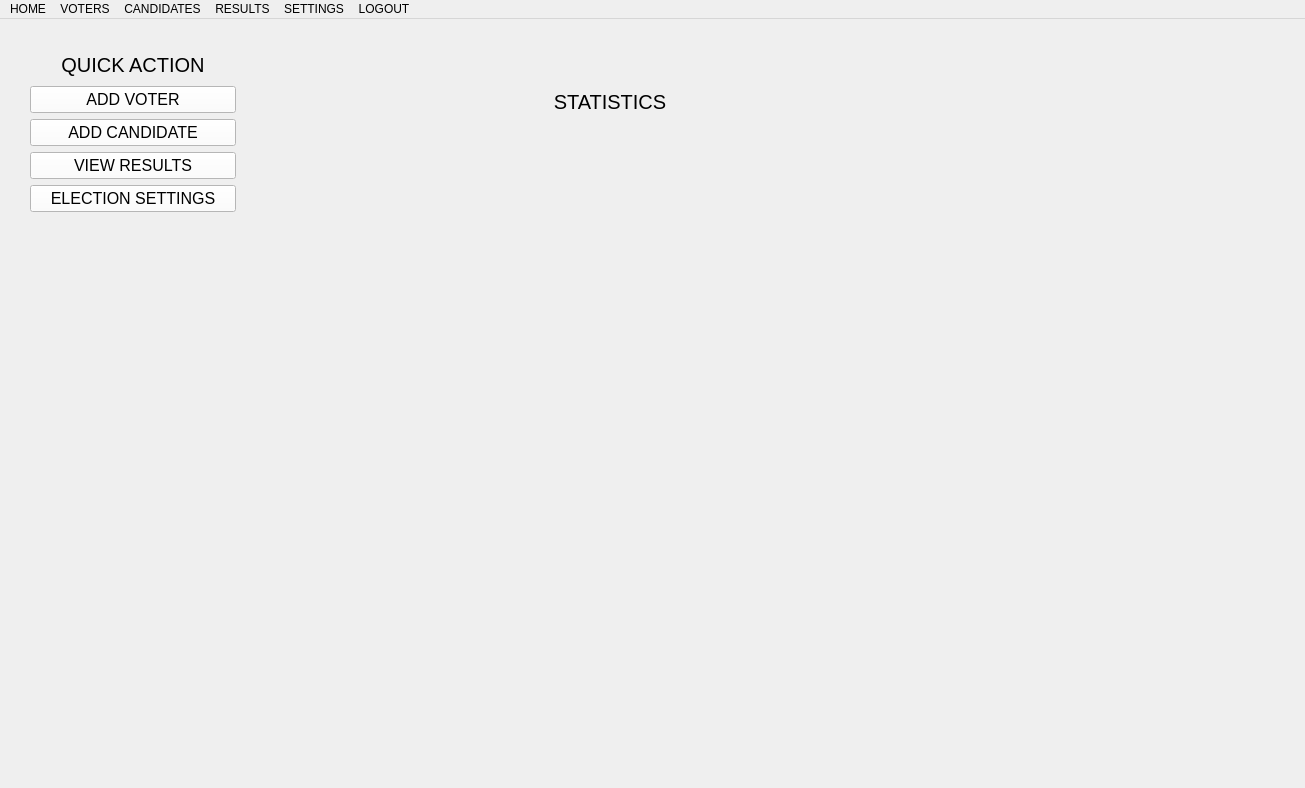
<?xml version="1.0" encoding="UTF-8"?>
<ui version="4.0">
 <class>admindashboard</class>
 <widget class="QMainWindow" name="admindashboard">
  <property name="geometry">
   <rect>
    <x>0</x>
    <y>0</y>
    <width>1305</width>
    <height>788</height>
   </rect>
  </property>
  <property name="windowTitle">
   <string>ADMIN DASHBOARD</string>
  </property>
  <widget class="QWidget" name="centralwidget">
   <widget class="QWidget" name="verticalLayoutWidget">
    <property name="geometry">
     <rect>
      <x>30</x>
      <y>30</y>
      <width>206</width>
      <height>163</height>
     </rect>
    </property>
    <layout class="QVBoxLayout" name="verticalLayout_2">
     <item>
      <widget class="QLabel" name="label">
       <property name="styleSheet">
        <string notr="true">QLabel {
	font: 700 9pt &quot;Source Code Pro&quot;;
	font-size: 20px;
	color: black;
}</string>
       </property>
       <property name="text">
        <string>QUICK ACTION</string>
       </property>
       <property name="alignment">
        <set>Qt::AlignmentFlag::AlignCenter</set>
       </property>
      </widget>
     </item>
     <item>
      <widget class="QPushButton" name="add_voter_button">
       <property name="cursor">
        <cursorShape>PointingHandCursor</cursorShape>
       </property>
       <property name="styleSheet">
        <string notr="true">QPushButton {
	font: 500 9pt &quot;Source Code Pro&quot;;
	font-size: 16px;
	color: black;
	background-color: white;
}
QPushButton:hover {
	background-color: rgba(200,200,200,0.2);
}
</string>
       </property>
       <property name="text">
        <string>ADD VOTER</string>
       </property>
       <property name="icon">
        <iconset resource="../icons.qrc">
         <normaloff>:/icons/buttons/icons/plus_symbol.png</normaloff>:/icons/buttons/icons/plus_symbol.png</iconset>
       </property>
       <property name="iconSize">
        <size>
         <width>16</width>
         <height>16</height>
        </size>
       </property>
      </widget>
     </item>
     <item>
      <widget class="QPushButton" name="add_candidate_button">
       <property name="cursor">
        <cursorShape>PointingHandCursor</cursorShape>
       </property>
       <property name="styleSheet">
        <string notr="true">QPushButton {
	font: 500 9pt &quot;Source Code Pro&quot;;
	font-size: 16px;
	color: black;
	background-color: white;
}
QPushButton:hover {
	background-color: rgba(200,200,200,0.2);
}</string>
       </property>
       <property name="text">
        <string>ADD CANDIDATE</string>
       </property>
       <property name="icon">
        <iconset resource="../icons.qrc">
         <normaloff>:/icons/buttons/icons/plus_symbol.png</normaloff>:/icons/buttons/icons/plus_symbol.png</iconset>
       </property>
       <property name="iconSize">
        <size>
         <width>16</width>
         <height>16</height>
        </size>
       </property>
      </widget>
     </item>
     <item>
      <widget class="QPushButton" name="view_results_button">
       <property name="cursor">
        <cursorShape>PointingHandCursor</cursorShape>
       </property>
       <property name="styleSheet">
        <string notr="true">QPushButton {
	font: 500 9pt &quot;Source Code Pro&quot;;
	font-size: 16px;
	color: black;
	background-color: white;
}
QPushButton:hover {
	background-color: rgba(200,200,200,0.2);
}</string>
       </property>
       <property name="text">
        <string>VIEW RESULTS</string>
       </property>
       <property name="icon">
        <iconset resource="../icons.qrc">
         <normaloff>:/icons/buttons/icons/page_symbol.png</normaloff>:/icons/buttons/icons/page_symbol.png</iconset>
       </property>
       <property name="iconSize">
        <size>
         <width>16</width>
         <height>16</height>
        </size>
       </property>
      </widget>
     </item>
     <item>
      <widget class="QPushButton" name="election_settings_button">
       <property name="cursor">
        <cursorShape>PointingHandCursor</cursorShape>
       </property>
       <property name="styleSheet">
        <string notr="true">QPushButton {
	font: 500 9pt &quot;Source Code Pro&quot;;
	font-size: 16px;
	color: black;
	background-color: white;
}
QPushButton:hover {
	background-color: rgba(200,200,200,0.2);
}</string>
       </property>
       <property name="text">
        <string>ELECTION SETTINGS</string>
       </property>
       <property name="icon">
        <iconset resource="../icons.qrc">
         <normaloff>:/icons/buttons/icons/settings_icon.png</normaloff>:/icons/buttons/icons/settings_icon.png</iconset>
       </property>
       <property name="iconSize">
        <size>
         <width>16</width>
         <height>16</height>
        </size>
       </property>
      </widget>
     </item>
    </layout>
   </widget>
   <widget class="QLabel" name="label_2">
    <property name="geometry">
     <rect>
      <x>550</x>
      <y>70</y>
      <width>120</width>
      <height>25</height>
     </rect>
    </property>
    <property name="styleSheet">
     <string notr="true">QLabel {
	font: 700 9pt &quot;Source Code Pro&quot;;
	font-size: 20px;
	color: black;
}</string>
    </property>
    <property name="text">
     <string>STATISTICS</string>
    </property>
    <property name="alignment">
     <set>Qt::AlignmentFlag::AlignCenter</set>
    </property>
   </widget>
  </widget>
  <widget class="QMenuBar" name="menuBar">
   <property name="geometry">
    <rect>
     <x>0</x>
     <y>0</y>
     <width>1305</width>
     <height>21</height>
    </rect>
   </property>
   <property name="cursor">
    <cursorShape>ArrowCursor</cursorShape>
   </property>
   <widget class="QMenu" name="menuHOME">
    <property name="cursor">
     <cursorShape>PointingHandCursor</cursorShape>
    </property>
    <property name="title">
     <string>HOME</string>
    </property>
    <property name="separatorsCollapsible">
     <bool>true</bool>
    </property>
   </widget>
   <widget class="QMenu" name="menuVOTERS">
    <property name="cursor">
     <cursorShape>PointingHandCursor</cursorShape>
    </property>
    <property name="title">
     <string>VOTERS</string>
    </property>
   </widget>
   <widget class="QMenu" name="menuCANDIDATES">
    <property name="cursor">
     <cursorShape>PointingHandCursor</cursorShape>
    </property>
    <property name="title">
     <string>CANDIDATES</string>
    </property>
   </widget>
   <widget class="QMenu" name="menuSETTINGS">
    <property name="cursor">
     <cursorShape>PointingHandCursor</cursorShape>
    </property>
    <property name="title">
     <string>RESULTS</string>
    </property>
   </widget>
   <widget class="QMenu" name="menuLOGOUT">
    <property name="cursor">
     <cursorShape>PointingHandCursor</cursorShape>
    </property>
    <property name="title">
     <string>SETTINGS</string>
    </property>
   </widget>
   <widget class="QMenu" name="menuLOGOUT_2">
    <property name="title">
     <string>LOGOUT</string>
    </property>
   </widget>
   <addaction name="menuHOME"/>
   <addaction name="menuVOTERS"/>
   <addaction name="menuCANDIDATES"/>
   <addaction name="menuSETTINGS"/>
   <addaction name="menuLOGOUT"/>
   <addaction name="menuLOGOUT_2"/>
  </widget>
 </widget>
 <resources>
  <include location="../icons.qrc"/>
 </resources>
 <connections/>
</ui>
